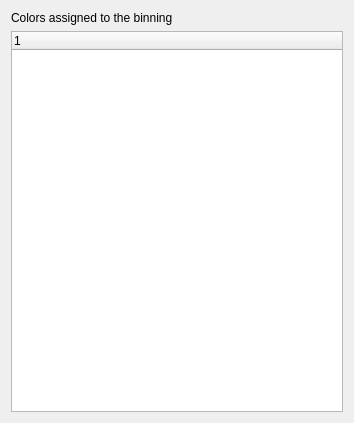
<?xml version="1.0" encoding="UTF-8"?>
<ui version="4.0">
 <class>BinScaleColorWidget</class>
 <widget class="QWidget" name="BinScaleColorWidget">
  <property name="geometry">
   <rect>
    <x>0</x>
    <y>0</y>
    <width>354</width>
    <height>423</height>
   </rect>
  </property>
  <property name="minimumSize">
   <size>
    <width>354</width>
    <height>0</height>
   </size>
  </property>
  <property name="windowTitle">
   <string>Binning scale color</string>
  </property>
  <property name="windowIcon">
   <iconset resource="gex.qrc">
    <normaloff>:/gex/icons/gex_application_48x48.png</normaloff>:/gex/icons/gex_application_48x48.png</iconset>
  </property>
  <layout class="QGridLayout" name="gridLayout">
   <item row="0" column="0">
    <widget class="QLabel" name="label">
     <property name="text">
      <string>Colors assigned to the binning</string>
     </property>
    </widget>
   </item>
   <item row="1" column="0">
    <widget class="QTreeWidget" name="treeWidget">
     <property name="rootIsDecorated">
      <bool>false</bool>
     </property>
     <column>
      <property name="text">
       <string>1</string>
      </property>
     </column>
    </widget>
   </item>
  </layout>
 </widget>
 <resources>
  <include location="gex.qrc"/>
 </resources>
 <connections/>
</ui>
